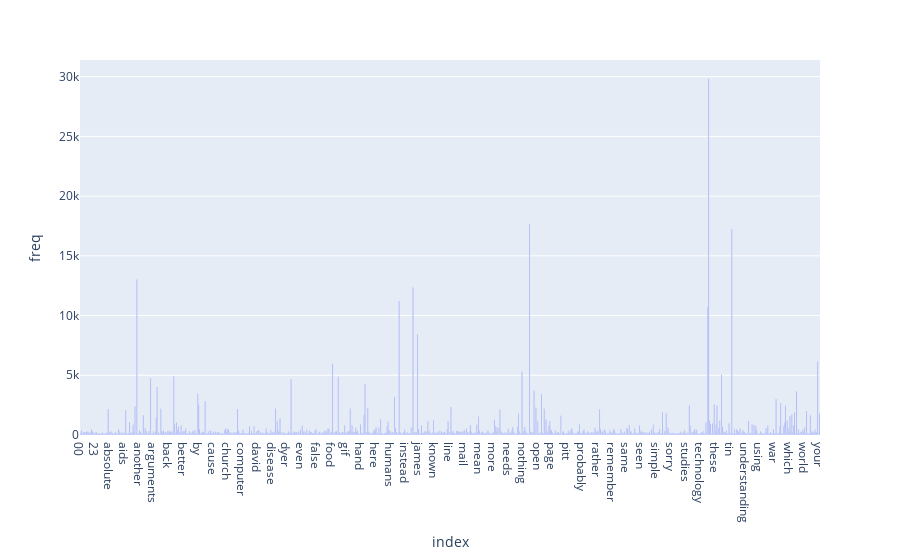

The code cell stored with this chart in its notebook:
### Code cell
import plotly.express as px

term_freq_df = pd.DataFrame(term_frequencies, columns=['freq'], index=count_vect.get_feature_names())
reduced_df = term_freq_df[term_freq_df['freq'] > 100] 
fig = px.bar(reduced_df, y="freq")
fig.show()

### Figure 1 — Plotly figure (JSON) as saved in the notebook; plotly's stock layout.template omitted (floating-point values rounded to 4 significant figures; data arrays with more than 128 entries replaced by an {"elided": "..."} marker saying what was removed)
{"data": [{"alignmentgroup": "True", "hovertemplate": "index=%{x}<br>freq=%{y}<extra></extra>", "legendgroup": "", "marker": {"color": "#636efa", "pattern": {"shape": ""}}, "name": "", "offsetgroup": "", "orientation": "v", "showlegend": false, "textposition": "auto", "type": "bar", "x": {"elided": "801 str values"}, "xaxis": "x", "y": {"elided": "801 int values"}, "yaxis": "y"}], "layout": {"autosize": true, "barmode": "relative", "legend": {"tracegroupgap": 0}, "margin": {"t": 60}, "xaxis": {"anchor": "y", "autorange": true, "domain": [0, 1], "range": [-0.5, 800.5], "title": {"text": "index"}, "type": "category"}, "yaxis": {"anchor": "x", "autorange": true, "domain": [0, 1], "range": [0, 31390.0], "title": {"text": "freq"}, "type": "linear"}}}
